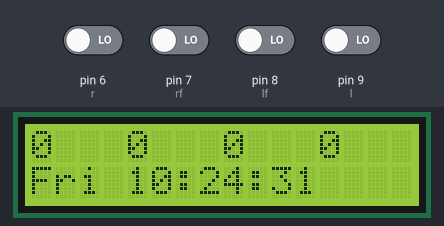
Bench run of a sketch on a simulated Arduino Uno, built with avr-gcc and run on an emulated ATmega328P. Parts: 16×2 character LCD. The test bench sets the inputs (shaded band); at power-on: pin 6 (r), pin 7 (rf), pin 8 (lf), pin 9 (l) LOW. The local clock reads 2024-03-15 10:24:30 at power-on unless the sketch sets it.

Above: at 1.2 s.
1.3 s: pin 6 (r) driven HIGH
At 2.8 s:
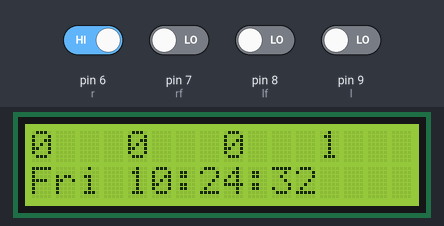
3.6 s: pin 7 (rf) driven HIGH
At 4.6 s:
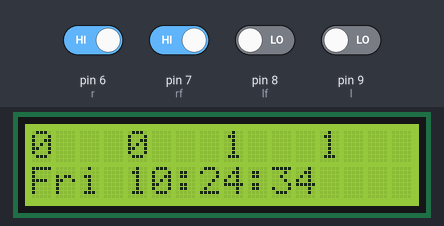
5.6 s: pin 8 (lf) driven HIGH
At 6.5 s:
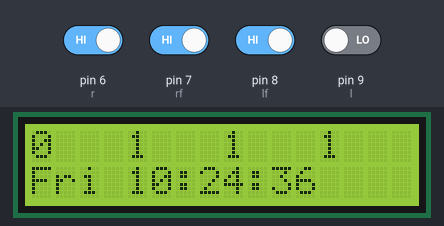
7.7 s: pin 9 (l) driven HIGH
At 9.0 s:
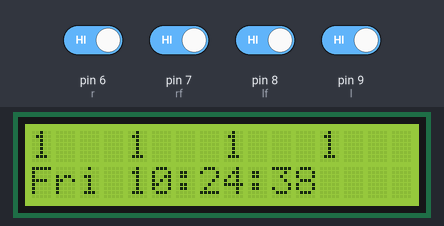
9.7 s: pin 6 (r) driven LOW
At 11.1 s:
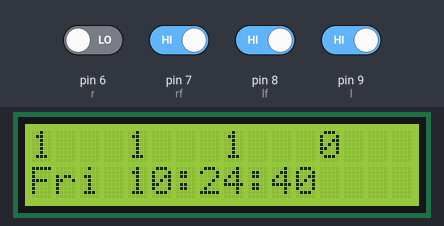
11.7 s: pin 7 (rf) driven LOW
At 13.1 s:
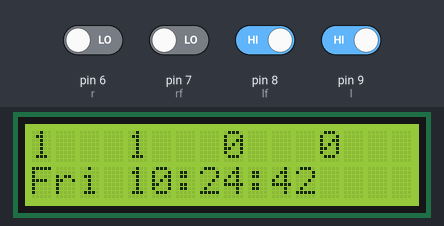
Timing chart, 0 to 14.7 s (numbered marks = the images above; inputs shaded):
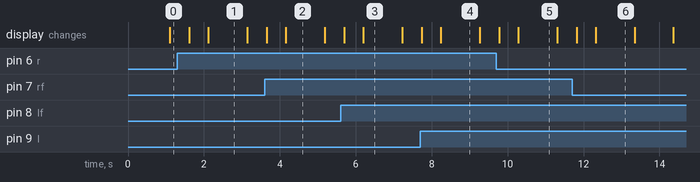

Measured:
- what the display in image 1 shows lasts 1.0 s, from 2.1 s to 3.1 s

The sketch:

writing_to_lcd.ino
```cpp
#include <Wire.h>
#include <LiquidCrystal.h>
#include "RTClib.h"

#define SCANDELAY 250


//initializes communication with the lcd screen.
LiquidCrystal lcd(12,11,5,4,3,2);
RTC_DS3231 rtc;

//pins for the line reader
int l = 9;
int lf = 8;
int rf = 7;
int r = 6;

char daysOfTheWeek[7][12] = {"Sun", "Mon", "Tues", "Wednes", "Thurs", "Fri", "Satur"};


void setup() {
  // put your setup code here, to run once:
  Serial.begin(9600);

  lcdInit();

  if(! rtc.begin()){
    Serial.println("Connect RTC");
    Serial.println("Reset me please");
    while(true);
  }

  if (rtc.lostPower()) {
    Serial.println("RTC lost power, lets set the time!");
    // following line sets the RTC to the date & time this sketch was compiled
    rtc.adjust(DateTime(F(__DATE__), F(__TIME__)));
    // This line sets the RTC with an explicit date & time, for example to set
    // January 21, 2014 at 3am you would call:
    // rtc.adjust(DateTime(2014, 1, 21, 3, 0, 0));
  }


}

void loop() {
  // put your main code here, to run repeatedly:
  checkLine();
  //  DateTime now = rtc.now();


}

void readTime(){
  DateTime now = rtc.now();

  lcd.setCursor(0,1);
  lcd.print(daysOfTheWeek[now.dayOfTheWeek()]);
  lcd.print(" ");
  lcd.print(now.hour(), DEC);
  lcd.print(':');
  lcd.print(now.minute(), DEC);
  lcd.print(':');
  lcd.print(now.second(), DEC);


  Serial.print(now.year(), DEC);
  Serial.print('/');
  Serial.print(now.month(), DEC);
  Serial.print('/');
  Serial.print(now.day(), DEC);
  Serial.print(" (");
  Serial.print(daysOfTheWeek[now.dayOfTheWeek()]);
  Serial.print(") ");
  Serial.print(now.hour(), DEC);
  Serial.print(':');
  Serial.print(now.minute(), DEC);
  Serial.print(':');
  Serial.print(now.second(), DEC);
  Serial.println();
}

void lcdInit(){
  lcd.begin(16,2);
  lcd.print("hello world");
  lcd.setCursor(0,1);
  lcd.print("Init complete");
}


void checkLine(){

  lcd.clear();
  pinMode(l,OUTPUT);
  digitalWrite(l,HIGH);
  delayMicroseconds(SCANDELAY);
  pinMode(l,INPUT);
  delayMicroseconds(SCANDELAY);
  byte readVal = digitalRead(l);
  lcd.print(readVal);lcd.print("   ");

  pinMode(lf,OUTPUT);
  digitalWrite(lf,HIGH);
  delayMicroseconds(SCANDELAY);
  pinMode(lf,INPUT);
  delayMicroseconds(SCANDELAY);
  readVal = digitalRead(lf);
  lcd.print(readVal);lcd.print("   ");

  pinMode(rf,OUTPUT);
  digitalWrite(rf,HIGH);
  delayMicroseconds(SCANDELAY);
  pinMode(rf,INPUT);
  delayMicroseconds(SCANDELAY);
  readVal = digitalRead(rf);
  lcd.print(readVal);lcd.print("   ");

  pinMode(r,OUTPUT);
  digitalWrite(r,HIGH);
  delayMicroseconds(SCANDELAY);
  pinMode(r,INPUT);
  delayMicroseconds(SCANDELAY);
  readVal = digitalRead(r);
  lcd.print(readVal);

  DateTime now = rtc.now();

  lcd.setCursor(0,1);
  lcd.print(daysOfTheWeek[now.dayOfTheWeek()]);
  lcd.print(" ");
  lcd.print(now.hour(), DEC);
  lcd.print(':');
  lcd.print(now.minute(), DEC);
  lcd.print(':');
  lcd.print(now.second(), DEC);


  //delay h
  delay(500);

}
```
